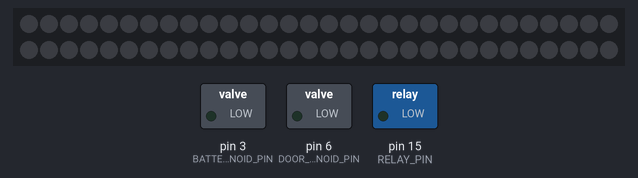
The sketch below on a simulated Arduino Nano, built with avr-gcc and run on an emulated ATmega328P. Shown: 60 RGB LEDs in strip order, left to right, continuing on the next row, switched loads named in the sketch (green lamp = pin HIGH). Pins used as bus, display or sensor lines are not drawn.

Above: at 5.5 s.
At 6.5 s:
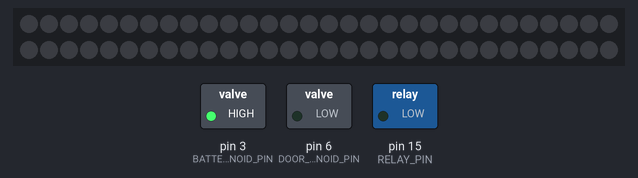
At 7.5 s:
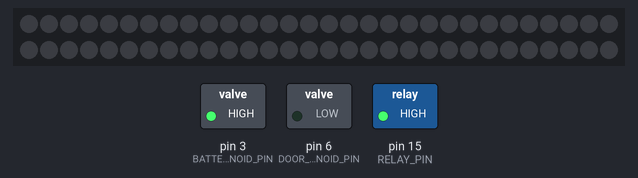
At 8.5 s:
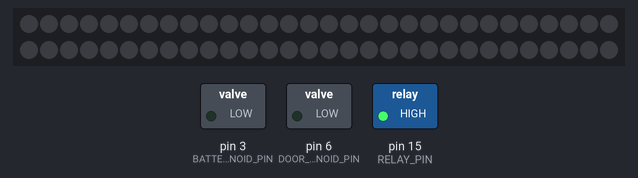
Timing chart, 0 to 10.2 s (numbered marks = the images above):
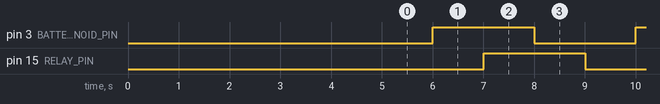

Measured:
- by itself, pin 3 (BATTERY_LOCK_SOLENOID_PIN), pin 15 (RELAY_PIN): alternates HIGH for 2.0 s and LOW for 2.0 s
- by itself, everything shown: repeats every 4.0 s, in 4 steps

The sketch:

individual_module_control.ino
```cpp
// ------ IMPORTATION OF LIBRARIES ------
#include <SPI.h>
#include <mcp2515.h>
#include <Adafruit_NeoPixel.h>

// MCP2515 ARDUINO NANO CONNECTIONS
// VCC → 5v
// GND → GND
// CS (battery) → D9
// CS (network) → D10
// SO → D12
// SI → D11
// SCK → D13
// INT → D2

// --- MODULE AND CONTROL CENTER ADDRESS SET-UP ---
const uint8_t MODULE_ADDRESS = 3;
const uint8_t CONTROL_CENTER_ADDRESS = 9;


// --- PINS SET-UP ---
const int RELAY_PIN = 15;
const int DOOR_LOCK_SOLENOID_PIN = 6;
const int BATTERY_LOCK_SOLENOID_PIN = 3;
const int LED_STRIP_PIN = 5;
const int REED_SWITCH_PIN = 14;
const int LOCAL_CAN_CS_PIN = 9;
const int GLOBAL_CAN_CS_PIN = 10;
const int NUM_LEDS_IN_STRIP = 60;
const bool BMS_CONNECTION_TO_RELAY_IS_NORMALLY_OPEN = 1;

// --- CAN-BUS SET-UP ---
MCP2515 mcp2515Local(LOCAL_CAN_CS_PIN);
MCP2515 mcp2515Global(GLOBAL_CAN_CS_PIN);
struct can_frame canMsg = {.can_id = 0, .can_dlc = 8, .data = {0,0,0,0,0,0,0,0}};
void setAllCanMsgDataToZero(){for (int i = 0; i <= 7; i++){canMsg.data[i] = 0;}}

// --- LED SET-UP ---
Adafruit_NeoPixel strip(NUM_LEDS_IN_STRIP, LED_STRIP_PIN, NEO_GRB + NEO_KHZ800);
void setLedStripColor(uint8_t red, uint8_t green, uint8_t blue){
  for (int i = 0; i < NUM_LEDS_IN_STRIP; i++){
    strip.setPixelColor(i, red, green, blue);}
  strip.show();
}


// --- DEFINITION OF CAN ID RELATED FUNCTIONS ---

uint32_t createCanMsgCanId(uint8_t priorityLevel, uint8_t activityCode, uint8_t destinationAddress, uint8_t originAddress)
{
  uint32_t canId = 0;
  canId = canId | originAddress;
  canId = canId | destinationAddress << 8;
  canId = canId | ((uint32_t) activityCode) << 16;
  for (int i = 0; i <= 2; i++){bitWrite(canId, 26 + i, bitRead(priorityLevel, i));}
  bitWrite(canId, 31, 1);

  return canId;
}

uint8_t getPriorityLevelFromCanMsgCanId(uint32_t canId){
  uint8_t priorityLevel = 0;
  for (int i = 0; i <= 2; i++){bitWrite(priorityLevel, i, bitRead(canId, 26 + i));}
  return priorityLevel;
}

uint8_t getActivityCodeFromCanMsgCanId(uint32_t canId){
  uint8_t activityCode = 0;
  for (int i = 0; i <= 7; i++){bitWrite(activityCode, i, bitRead(canId, 16 + i));}
  return activityCode;
}

uint8_t getDestinationAddressFromCanMsgCanId(uint32_t canId){
  uint8_t destinationAddress = 0;
  for (int i = 0; i <= 7; i++){bitWrite(destinationAddress, i, bitRead(canId, 8 + i));}
  return destinationAddress;
}

uint8_t getOriginAddressFromCanMsgCanId(uint32_t canId){
  uint8_t originAddress = 0;
  for (int i = 0; i <= 7; i++){bitWrite(originAddress, i, bitRead(canId, i));}
  return originAddress;
}


typedef struct
{
  bool relayState;
  bool reedSwitchState;
  uint8_t ledStripState;
  bool bmsConnectionState;
  bool bmsConnectionError;
  bool doorLockSolenoidState;
  bool batteryLockSolenoidState;
  uint8_t extraPriorityLevel = 0;


  unsigned long sendModuleStatesTimer;    // [ms]
  uint16_t sendModuleStatesTimeout = 500; // [ms]

  unsigned long sendBatteryDataTimer;     // [ms]
  uint16_t sendBatteryDataTimeout = 2000; // [ms]

  unsigned long bmsConnectionTimer;       // [ms]
  uint16_t bmsConnectionTimeout = 30000;  // [ms]


  uint8_t batteryData[11][8] = {{0,0,0,0,0,0,0,0},
                                {0,0,0,0,0,0,0,0},
                                {0,0,0,0,0,0,0,0},
                                {0,0,0,0,0,0,0,0},
                                {0,0,0,0,0,0,0,0},
                                {0,0,0,0,0,0,0,0},
                                {0,0,0,0,0,0,0,0},
                                {0,0,0,0,0,0,0,0}};

  const uint32_t BATTERY_DATA_IDS[11] = {2550245121,
                                         2550310657,
                                         2550376193,
                                         2550441729,
                                         2550507265,
                                         2550572801,
                                         2550638337,
                                         2550703873,
                                         2550769409,
                                         2550834945,
                                         2550900481};


  void setRelayState(bool state){
    digitalWrite(RELAY_PIN, state);
    relayState = state;
  }
  void flipRelayState(){setRelayState(!relayState);}


  void setDoorLockSolenoidState(bool state){
    if (state) {analogWrite(DOOR_LOCK_SOLENOID_PIN, 255);}
    else       {digitalWrite(DOOR_LOCK_SOLENOID_PIN, 0);}
    doorLockSolenoidState = state;
  }
  void flipDoorLockSolenoidState(){setDoorLockSolenoidState(!doorLockSolenoidState);}


  void setBatteryLockSolenoidState(bool state){
    if (state) {analogWrite(BATTERY_LOCK_SOLENOID_PIN, 255);}
    else       {digitalWrite(BATTERY_LOCK_SOLENOID_PIN, 0);}
    batteryLockSolenoidState = state;
  }
  void flipBatteryLockSolenoidState(){setBatteryLockSolenoidState(!batteryLockSolenoidState);}


  bool getReedSwitchState(){
    bool state = !digitalRead(REED_SWITCH_PIN);
    return state;
  }
  bool updateReedSwitchState(){reedSwitchState = getReedSwitchState();}


  void setLedStripState(uint8_t state){
    if      (state == 0) {setLedStripColor(0,   0,   0);}
    else if (state == 1) {setLedStripColor(120, 0,   0);}
    else if (state == 2) {setLedStripColor(0,   120, 0);}
    else if (state == 3) {setLedStripColor(0,   0,   120);}
    else if (state == 4) {setLedStripColor(60,  0,   104);}
    if      (state <= 4) {ledStripState = state;}
  }


  void updateBmsConnectionState(){
    if (BMS_CONNECTION_TO_RELAY_IS_NORMALLY_OPEN){
      if      (!relayState)                                          {bmsConnectionState = 0;}
      else if (millis() - bmsConnectionTimer > bmsConnectionTimeout) {bmsConnectionState = 0;}
      else                                                           {bmsConnectionState = 1;}
    } else {
      if      (relayState)                                           {bmsConnectionState = 0;}
      else if (millis() - bmsConnectionTimer > bmsConnectionTimeout) {bmsConnectionState = 0;}
      else                                                           {bmsConnectionState = 1;}
    }
  }

  void updateBmsConnectionError(){
    if (BMS_CONNECTION_TO_RELAY_IS_NORMALLY_OPEN){
      if      (relayState && !bmsConnectionState)                    {bmsConnectionError = 1;}
      else                                                           {bmsConnectionError = 0;}
    } else {
      if      (!relayState && !bmsConnectionState)                   {bmsConnectionError = 1;}
      else                                                           {bmsConnectionError = 0;}
    }
  }

  void resetBmsConnection(uint16_t bmsResetDuration /*[ms]*/){
    flipRelayState();
    delay(bmsResetDuration);
    flipRelayState();
  }


  void readFromLocalNetworkAndUpdate_BatteryData_BmsConnectionState_BmsConnectionError(){
    if (mcp2515Local.readMessage(&canMsg) == MCP2515::ERROR_OK && !Serial.available()){
      for (int i = 0; i <= 10; i++){
        if (canMsg.can_id == BATTERY_DATA_IDS[i]){
          for (int j = 0; j <= 7; j++){batteryData[i][j] = canMsg.data[j];}
          break;
        }
      }
      bmsConnectionTimer = millis();
    }
    updateBmsConnectionState();
    updateBmsConnectionError();
  }


  void sendBatteryDataToGlobalNetwork(){
    uint8_t priorityLevel;
    uint8_t activityCode;
    uint8_t originAddress = MODULE_ADDRESS;
    uint8_t destinationAddress = CONTROL_CENTER_ADDRESS;

    priorityLevel = 7 - extraPriorityLevel;
    for (int i = 0; i <= 10; i++){
      activityCode = i + 1;
      canMsg.can_id = createCanMsgCanId(priorityLevel, activityCode, destinationAddress, originAddress);
      for (int j = 0; j <= 7; j++){canMsg.data[j] = batteryData[i][j];}
      mcp2515Global.sendMessage(&canMsg);
    }
  }


  void sendModuleStatesToGlobalNetwork(){
    uint8_t activityCode = 12;
    uint8_t priorityLevel = 6 - extraPriorityLevel;
    uint8_t originAddress = MODULE_ADDRESS;
    uint8_t destinationAddress = CONTROL_CENTER_ADDRESS;

    updateReedSwitchState();
    updateBmsConnectionState();
    updateBmsConnectionError();

    canMsg.can_id = createCanMsgCanId(priorityLevel, activityCode, destinationAddress, originAddress);
    canMsg.data[0] = relayState;
    canMsg.data[1] = doorLockSolenoidState;
    canMsg.data[2] = batteryLockSolenoidState;
    canMsg.data[3] = reedSwitchState;
    canMsg.data[4] = ledStripState;
    canMsg.data[5] = bmsConnectionState;
    canMsg.data[6] = bmsConnectionError;
    canMsg.data[7] = extraPriorityLevel;
    mcp2515Global.sendMessage(&canMsg);
  }


  void visualizeNetwork(bool network_id){
    bool readMessageLogic;
    if (!network_id){readMessageLogic = (mcp2515Local.readMessage(&canMsg) == MCP2515::ERROR_OK && !Serial.available());}
    else            {readMessageLogic = (mcp2515Global.readMessage(&canMsg) == MCP2515::ERROR_OK && !Serial.available());}

    if (readMessageLogic) {
      uint8_t priorityLevel      = getPriorityLevelFromCanMsgCanId(canMsg.can_id);
      uint8_t activityCode       = getActivityCodeFromCanMsgCanId(canMsg.can_id);
      uint8_t DestinationAddress = getDestinationAddressFromCanMsgCanId(canMsg.can_id);
      uint8_t OriginAddress      = getOriginAddressFromCanMsgCanId(canMsg.can_id);

      Serial.print(canMsg.can_id);
      Serial.print(" : (Priority Level, Activity Code, Destination Address, Origin Address) : ");
      Serial.print("(");
      Serial.print(priorityLevel);
      Serial.print(", ");
      Serial.print(activityCode);
      Serial.print(", ");
      Serial.print(DestinationAddress);
      Serial.print(", ");
      Serial.print(OriginAddress);
      Serial.print(") --> ");


      for (int i = 0; i <= 7; i++){
        Serial.print(canMsg.data[i]);
        if (i<7){Serial.print(",");}
        else    {Serial.println(",");}
      }
      Serial.println("--------------------------");
    }
  }
  void visualizeLocalNetwork(){visualizeNetwork(0);}
  void visualizeGlobalNetwork(){visualizeNetwork(1);}


  void setMaskAndFilterForNetwork(bool network_id, uint32_t mask, uint32_t filter){

    if (!network_id){
      mcp2515Local.setFilterMask(mcp2515Local.MASK0, 1, mask);
      mcp2515Local.setFilter(mcp2515Local.RXF0, 1, filter);
    } else{
      mcp2515Global.setFilterMask(mcp2515Global.MASK0, 1, mask);
      mcp2515Global.setFilter(mcp2515Global.RXF0, 1, filter);
    }
  }
  void setMaskAndFilterForLocalNetwork(uint32_t mask, uint32_t filter){setMaskAndFilterForNetwork(0, mask, filter);}
  void setMaskAndFilterForGlobalNetwork(uint32_t mask, uint32_t filter){setMaskAndFilterForNetwork(1, mask, filter);}


  void readFromGlobalNetworkAndExecuteCommand(){
    if (mcp2515Local.readMessage(&canMsg) == MCP2515::ERROR_OK && !Serial.available()){
      if(getOriginAddressFromCanMsgCanId(canMsg.can_id) == CONTROL_CENTER_ADDRESS){

        //uint8_t priorityLevel = getPriorityLevelFromCanMsgCanId(canMsg.can_id);
        uint8_t activityCode = getActivityCodeFromCanMsgCanId(canMsg.can_id);

        switch (activityCode) {
          case 1:
            byCommand_setPeripheralsStates();
            break;
          case 2:
            byCommand_sendModuleStates();
            break;
          case 3:
            byCommand_sendBatteryData();
            break;
          case 4:
            byCommand_sendTimeouts();
            break;
          case 5:
            byCommand_setTimeouts();
            break;
          case 6:
            byCommand_setExtraPriorityLevel();
            break;
          case 7:
            byCommand_resetBmsConnection();
            break;
        }
      }
    }
  }

  void byCommand_setPeripheralsStates(){
    if (bitRead(canMsg.data[0], 0)) {setRelayState(canMsg.data[1]);}
    if (bitRead(canMsg.data[0], 1)) {setDoorLockSolenoidState(canMsg.data[2]);}
    if (bitRead(canMsg.data[0], 2)) {setBatteryLockSolenoidState(canMsg.data[3]);}
    if (bitRead(canMsg.data[0], 3)) {setLedStripState(canMsg.data[3]);}
  }

  void byCommand_sendModuleStates(){
    sendModuleStatesToGlobalNetwork();
    }

  void byCommand_sendBatteryData(){
    sendBatteryDataToGlobalNetwork();
    }

  void byCommand_sendTimeouts(){
    uint8_t activityCode = 13;
    uint8_t priorityLevel = 6 - extraPriorityLevel;
    uint8_t originAddress = MODULE_ADDRESS;
    uint8_t destinationAddress = CONTROL_CENTER_ADDRESS;
    canMsg.can_id = createCanMsgCanId(priorityLevel, activityCode, destinationAddress, originAddress);
    setAllCanMsgDataToZero();
    for (int i = 0; i <= 7; i++){
      bitWrite(canMsg.data[0], i, bitRead(sendModuleStatesTimeout, i));
      bitWrite(canMsg.data[1], i, bitRead(sendModuleStatesTimeout, 8 + i));
      bitWrite(canMsg.data[2], i, bitRead(sendBatteryDataTimeout, i));
      bitWrite(canMsg.data[3], i, bitRead(sendBatteryDataTimeout, 8 + i));
      bitWrite(canMsg.data[4], i, bitRead(bmsConnectionTimeout, i));
      bitWrite(canMsg.data[5], i, bitRead(bmsConnectionTimeout, 8 + i));
    }
    mcp2515Global.sendMessage(&canMsg);
  }

  void byCommand_setTimeouts(){
    if (bitRead(canMsg.data[0], 0)) {sendModuleStatesTimeout = (uint16_t) (canMsg.data[1] | canMsg.data[2] << 8);}
    if (bitRead(canMsg.data[0], 1)) {sendBatteryDataTimeout  = (uint16_t) (canMsg.data[3] | canMsg.data[4] << 8);}
    if (bitRead(canMsg.data[0], 2)) {bmsConnectionTimeout    = (uint16_t) (canMsg.data[5] | canMsg.data[6] << 8);}
  }

  void byCommand_setExtraPriorityLevel(){
    if (canMsg.data[0] <= 3){extraPriorityLevel = canMsg.data[0];}
  }

  void byCommand_resetBmsConnection(){
    resetBmsConnection(canMsg.data[0] | canMsg.data[1] << 8);
  }


} Module;


Module module;

void setup() {
  // put your setup code here, to run once:

  // ---- ARDUINO PIN CONFIG ----
  pinMode(RELAY_PIN, OUTPUT);
  pinMode(DOOR_LOCK_SOLENOID_PIN, OUTPUT);
  pinMode(BATTERY_LOCK_SOLENOID_PIN, OUTPUT);
  pinMode(LED_STRIP_PIN, OUTPUT);
  pinMode(REED_SWITCH_PIN, INPUT_PULLUP);


  // ---- COMUNICATIONS CONFIG ----
  strip.begin();      // Initialize LED strip.
  while (!Serial);
  Serial.begin(9600); // Initialize Serial comunication.
  SPI.begin();        // Initialize SPI comunication.


  // ---- CAN MODULES CONFIG ----
  mcp2515Local.reset();
  mcp2515Global.reset();

  mcp2515Local.setBitrate(CAN_250KBPS, MCP_8MHZ);  // The battery BMS has a bitrate of 250 kbps according to the datasheet sent by the Chinese.
  mcp2515Global.setBitrate(CAN_250KBPS, MCP_8MHZ); // The MCP2515 arduino module, has  an 8MHz clock.

  mcp2515Local.setNormalMode();
  mcp2515Global.setNormalMode();


  // ---- MODULE INITIAL CONFIG ----
  module.setLedStripState(0);
  module.setRelayState(BMS_CONNECTION_TO_RELAY_IS_NORMALLY_OPEN);
  module.setBatteryLockSolenoidState(0);
  module.setDoorLockSolenoidState(0);
  module.resetBmsConnection(5000);
  module.sendModuleStatesTimer = millis();
  module.sendBatteryDataTimer  = millis();
  module.bmsConnectionTimer    = millis();

  // --- PERIPHERALS TESTS ---
  //module.setLedStripState(1);
  //module.setBatteryLockSolenoidState(1);
  //module.setDoorLockSolenoidState();
  //module.setRelayState(1);


}

void loop() {

  // --- 1) READ FROM LOCAL NETWORK AND UPDATE BATTERY AND BMS DATA ---
 // module.readFromLocalNetworkAndUpdate_BatteryData_BmsConnectionState_BmsConnectionError();

  // --- 2) SEND MODULE STATES TO GLOBAL NETWORK ---
  //if (millis() - module.sendModuleStatesTimer > module.sendModuleStatesTimeout){
  //  module.sendModuleStatesToGlobalNetwork();
  //  module.sendModuleStatesTimer = millis();
  //  Serial.print("Here");
  //}

  // --- 3) SEND BATTERY DATA TO GLOBAL NETWORK ---
  //if (millis() - module.sendBatteryDataTimer > module.sendBatteryDataTimeout){
    //module.sendBatteryDataToGlobalNetwork();
    //module.sendBatteryDataTimer = millis();
    //Serial.print("ThflipRelayState()ere");
  //}

  // --- 4) READ FROM GLOBAL NETWORK AND EXECUTE COMMANDS ---
  //module.readFromGlobalNetworkAndExecuteCommand();

  // module.visualizeLocalNetwork();

module.flipRelayState();
delay(1000);

module.flipBatteryLockSolenoidState();
delay(1000);

}
```
